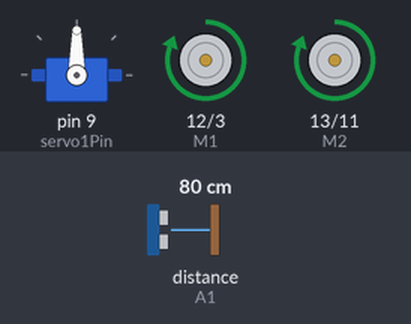
A sketch run on a simulated Arduino Uno, built with avr-gcc and run on an emulated ATmega328P. Parts: servo, direction and speed pins drawn as motors (green arrow = direction pin HIGH = forward, orange = LOW = backward, longer = more drive). The test bench sets the inputs (shaded band); at power-on: distance to the obstacle (sensor on A1) 80 cm. The echo pulse lasts 58.3 µs per cm; what the sketch prints to the serial monitor is not drawn.

Above: at 2.3 s.
2.4 s: distance to the obstacle (sensor on A1) set to 23 cm
5.5 s: distance to the obstacle (sensor on A1) set to 18 cm
At 6.4 s:
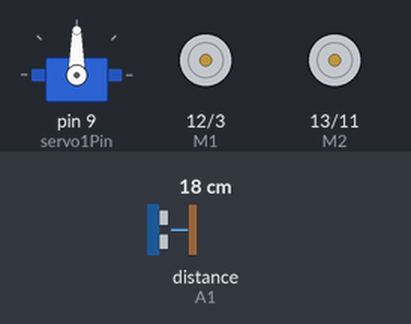
At 10.0 s:
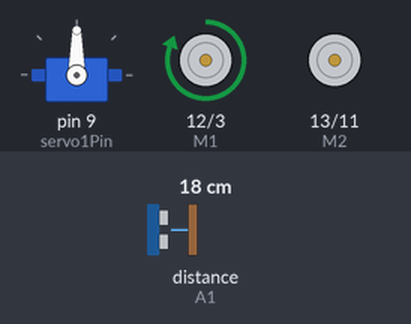
Timing chart, 0 to 15.7 s (numbered marks = the images above; inputs shaded):
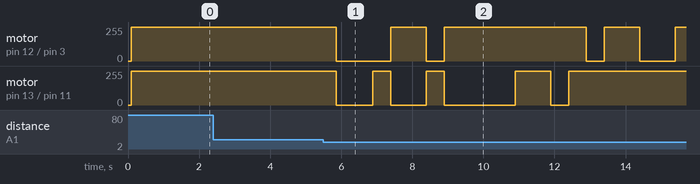

The sketch:

follow.ino
```cpp
#include <Servo.h>
#include <NewPing.h>
#include <math.h>

// define pins and other constants
const int trigPin = A0;
const int echoPin = A1;
const int servo1Pin = 9;
const int max_distance = 300;
const int E1 = 3;
const int E2 = 11;
const int M1 = 12;
const int M2 = 13;

// variables to use later on
int dist;
struct Coordinate {float x; float y;};

// create instances of servo and ping class
Servo Servo1;
NewPing sonar(trigPin, echoPin, max_distance);

void setup()
{
  pinMode(trigPin, OUTPUT); // Sets the trigPin as an Output
  pinMode(echoPin, INPUT);  // Sets the echoPin as an Input
  pinMode(M1, OUTPUT);    // Sets Motor1, pin 12, as Output
  pinMode(M2, OUTPUT);    // Sets Motor2, pin 13, as Output
  Serial.begin(9600); // Starts the serial communication
  Servo1.attach(servo1Pin);   // connect servo to pin 0
}


/* Excecutable helper functions*/

/* Direction control functions */
float get_angle(struct Coordinate target){
  float ang;   //relative angle between the car heading direction and target direction
               //Netative: on the left of heading direction; Positive: on the right of heading direction
  ang = atan(target.x/target.y)/3.1415926*180;
  return ang;
}


void dir_update(){
  /* This function performs turning angle calculation, and make a turn. */
  Serial.println("Updating direction! \n");

  struct Coordinate new_target = get_target_coor();
  float target_dist = get_distance(new_target);
  float ang = get_angle(new_target);

//  Serial.println("Angle is ");
//  Serial.println(ang);

  // dir = 'RIGHT turn':1, 'LEFT turn':-1
  if(ang >= 5.0){
    while(ang >= 5.0){
      new_target = get_target_coor();
      target_dist = get_distance(new_target);
      ang = get_angle(new_target);
      turn(-1);
    }
  }else if(ang <= -5.0){
    while(ang >= 5.0){
      new_target = get_target_coor();
      target_dist = get_distance(new_target);
      ang = get_angle(new_target);
      turn(-1);
    }
  }else{
    forward(255);
    forward(255);
    forward(255);
  }
}

void forward(int PWM){
  /*Moving the car straightly forward*/
  Serial.print("Moving forward...\n ");
  digitalWrite(M1,HIGH);
  digitalWrite(M2, HIGH);
  analogWrite(E1, PWM);   //PWM Speed Control
  analogWrite(E2, PWM);   //PWM Speed Control
  delay(500);
}

void Stop(){
  /*Stop the car*/
  Serial.print("Stop...\n ");
  digitalWrite(M1, LOW);
  digitalWrite(M2, LOW);
  analogWrite(E1, 0);   //PWM Speed Control
  analogWrite(E2, 0);   //PWM Speed Control
  delay(500);
}

void turn(signed int dir){
  /*Input: dir = 'RIGHT turn':1, 'LEFT turn':-1
   * M1: right wheel
   * M2: left wheel
  */
  if(dir == 1){   //right turn
    Serial.print("Turning right...\n ");
    digitalWrite(M1, HIGH);
    digitalWrite(M2, LOW);
    analogWrite(E1, 255);   //PWM Speed Control
    analogWrite(E2, 0);   //PWM Speed Control
    delay(500);
  }else{        //left turn
    Serial.print("Turning left... \n");
    digitalWrite(M1, LOW);
    digitalWrite(M2, HIGH);
    analogWrite(E1, 0);   //PWM Speed Control
    analogWrite(E2, 255);   //PWM Speed Control
    delay(500);
  }
}

/* Ultrasonic senor */
int ultrasonic_dist(){
  //Obtain readings from ultrasonic sensot
  int dist;
//  Serial.print("Ping: ");
  dist = sonar.ping_cm();
//  Serial.print(dist);
//  Serial.println("cm");
  //delay(100);
  return dist;
}

/* Getting target coordinate from Raspberry Pi */
struct Coordinate get_target_coor(){
  struct Coordinate coor;
  coor.x = 1.0;
  coor.y = 30.0;
  return coor;
}

float get_distance(struct Coordinate target){
  /* Calculate the Euclidean distance between the car's position with input point, target, of type 'struct Coordinate' */
  Serial.println("Getting distance ...");
  float dist = 0;
  dist = sqrt(sq(target.x)+sq(target.y));
  return dist;
}

void obstacle_avoid(){
  turn(-1);   // Check left side distance
  int left_dist = ultrasonic_dist();
  turn(1);

  turn(1);   // Check right side distance
  int right_dist = ultrasonic_dist();
  turn(-1); // turn back to the middle

  if(right_dist < left_dist){
    turn(-1);   // turn left
    turn(-1);
    turn(-1);
    turn(-1);
    forward(255); // forward
    forward(255); // forward
    turn(-1);   // turn left
    forward(255); // forward
    turn(1);
    forward(255); // forward
    forward(255); // forward
    turn(1);
    turn(1);
    forward(255); // forward

    turn(1);  // turn back to the middle

  }else{
    turn(1);   // turn left
    turn(1);
    turn(1);
    turn(1);
    forward(255); // forward
    forward(255); // forward
    turn(1);   // turn left
    forward(255); // forward
    turn(-1);
    forward(255); // forward
    forward(255); // forward
    turn(-1);
    turn(-1);
    forward(255); // forward

    turn(-1);  // turn back to the middle

  }
}

void loop()
{
  // Get target coordinate from Raspberry Pi
  struct Coordinate target = get_target_coor();
//  Serial.print("x is ");
//  Serial.println(target.x);
//  Serial.print("y is ");
//  Serial.println(target.y);

  /* if ultrasonic_diststance <= 20, stop moving, excecute obstacle avoidance functions, may go away further,
   * then continue to excecute the following moves*/
  float target_dist = get_distance(target);
  Serial.print("Distance to target is ");
  Serial.print(target_dist);
  Serial.println(" cm");
  int ultra_dist = ultrasonic_dist();
  Serial.print("Distance to obstacle is ");
  Serial.print(ultra_dist);
  Serial.println(" cm");

  // If too close to any object(wither target/obstacle), < 20cm, STOP, and decide for the next move.
  if(ultra_dist <= 20){
    Stop();
    if(abs(ultra_dist-target_dist) >= 5){  // The object at front is NOT the target
       obstacle_avoid();
       //Because we are updating for a long time, need to refresh parameters
       target = get_target_coor();
       target_dist = get_distance(target);
       ultra_dist = ultrasonic_dist();
    }else{
      // The object at front IS the target
      while(target_dist <= 20){
        // wait until the target moves away
        //ultra_dist = ultrasonic_dist();
        target = get_target_coor();
        target_dist = get_distance(target);
        Serial.print("target distance is ");
        Serial.println(target_dist);
        Stop();
      }
    }
  }

  // Update direction by doing a turning move
  dir_update();
  // Follow target by moving forward
  if(get_distance(get_target_coor()) >= 30 && ultrasonic_dist() >= 20){
    forward(255);   // forward takes in a int in range (0,255) for PWM
    Serial.println("all clear, move forward to catch target!");
  }else{
    Stop();
  }
}


/* Unused helper functions*/

//void head(){
//  /* Controls the servo, 90 is center, angle from 0~180, rotates really fast.*/
//  Servo1.write(90);
//  delay(3000);  //wait 3 seconds
//  Servo1.write(0);
//  delay(500);  //wait 0.5 seconds
//  Servo1.write(90);
//  delay(500);  //wait 0.5 seconds
//  Servo1.write(180);
//  delay(500);  //wait 0.5 seconds
//}


//char lookAround(){
//  /* Moving head around for a small angle, looking for target
//   * if anything is within range of 30cm, follw on that direction
//   * return a direction, 'LEFT', 'RIGHT', 'FORWARD', 'BACKWARD', 'STOP'
//   */
//   int dist0, dist1, dist2;
//   char dir;
//  Servo1.write(90);
//  delay(50);
//  dist0 = sonar.ping_cm();
//  Servo1.write(80);
//  delay(50);
//  dist1 = sonar.ping_cm();
//  Servo1.write(100);
//  delay(20);
//  dist2 = sonar.ping_cm();
//
//  return dir;
//}


//void follow(){
//  /* This function allows the car to follow a traget,
//   *  detects the distance from the traget using ultrasonic sensor,
//   *  stops when about 15cm from the sensor,
//   */
//  int follow = 0;   //False by default
//  while(sonar.ping_cm() >= 15){
//    forward(255);
//    follow = 1;   //True, following target target
//  }
//  char dir = lookAround();
//  //PWM is decided based on distance it is from the target
//  //forward(dir, PWM)
//}
```

Measured:
- the behaviour switches between 21 and 20 cm on distance to the obstacle (sensor on A1) (found by bisection; images 0 and 1)
- after the input at 2.4 s, every drawn part: stays the same
